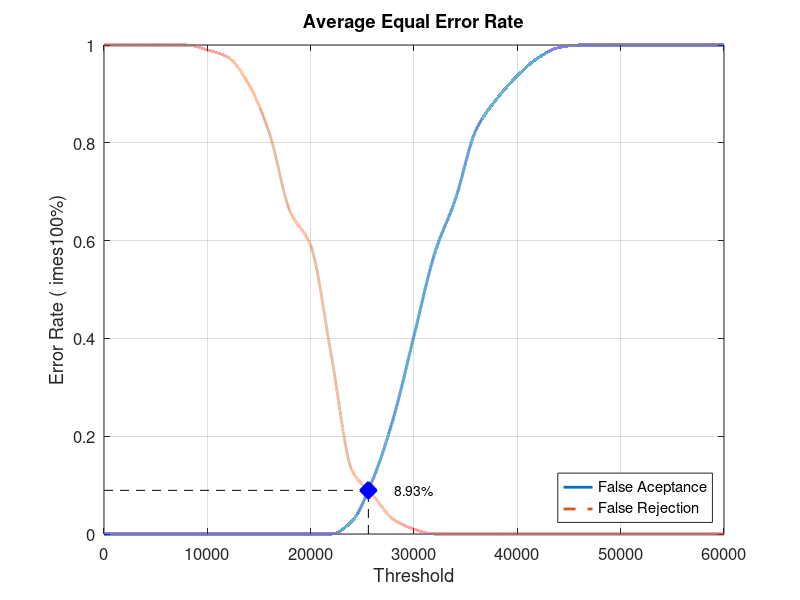
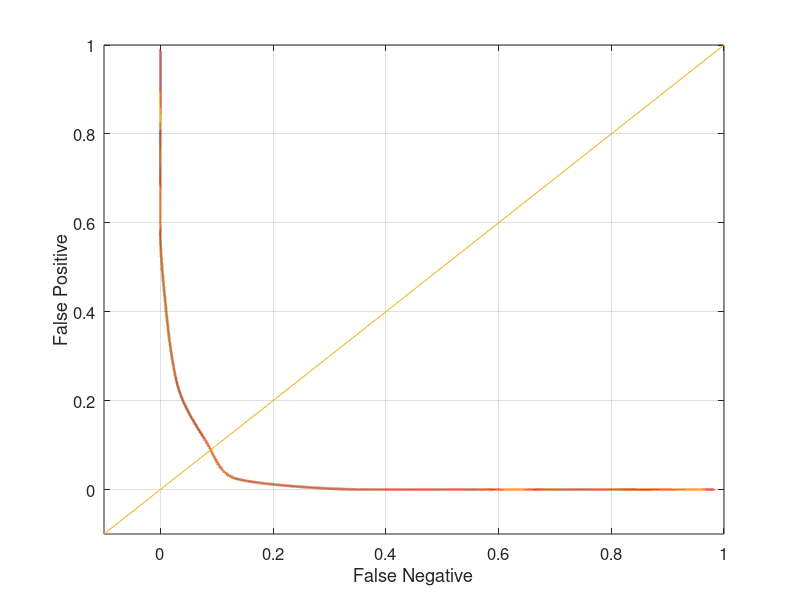

These figures' MATLAB source, in order:
close all;
clear;
clc;
x = 0:2000:60000;
xq = 0:0.5:60000;

y0 = [0 0 0 0 0 0 0 0 0 0 0 0 0.0263158 0.110526 0.236842 0.405263 0.573684 0.684211 0.826316 0.889474 0.936842 0.973684 0.994737 1 1 1 1 1 1 1 1]
yy0 = interp1(x, y0, xq, 'pchip');
y1 = [1 1 1 1 1 0.99 0.975 0.92 0.82 0.66 0.59 0.365 0.13 0.08 0.03 0.01 0 0 0 0 0 0 0 0 0 0 0 0 0 0 0]
yy1 = interp1(x, y1, xq, 'pchip');

% Calculating EER: 
y2 = abs(y0 - y1);
find(y2 == min(y2))
yy2 = abs(yy0 - yy1);
xEER = find(yy2 == min(yy2));
xEERIndex = xq(xEER) % X-axis EER
yEER = yy0(xEER) % Y-axis EER

main = figure
plot(xq, yy0,'-','LineWidth', 2);	hold on
plot(xq, yy1,'--','LineWidth', 2);	hold on
plot([xEERIndex xEERIndex], [0 yEER], 'k--');	hold on
plot([0 xEERIndex], [yEER yEER], 'k--');	hold on
plot(xEERIndex, yEER, 'bx', 'LineWidth', 10);	hold on
text(xEERIndex + 10 * xEERIndex / 100, yEER, [num2str(round((10000 * yEER)) / 100) '%'])
legend('False Aceptance', 'False Rejection', 'Location', 'SouthEast')
xlabel('Threshold')
ylabel('Error Rate (	imes100%)')
title('Average Equal Error Rate')
set(gca, 'FontSize', 12)
axis([0 60000 0 1])
grid on

print(main, 'Database2_4Main', '-dpng');
FNRxFPR = figure('Color', [1 1 1]);
plot(yy1, yy0, '-', yy1, yy0, 'LineWidth', 2);
hold on
y = -0.1:0.1:1
plot(y, y); 
set(gca, 'FontSize', 12)
xlabel('False Negative')
ylabel('False Positive')
axis([-0.1 1 -0.1 1])
set(gca, 'FontSize', 12)
grid on

print(FNRxFPR, 'Database2_4FNRxFPR','-dpng');
